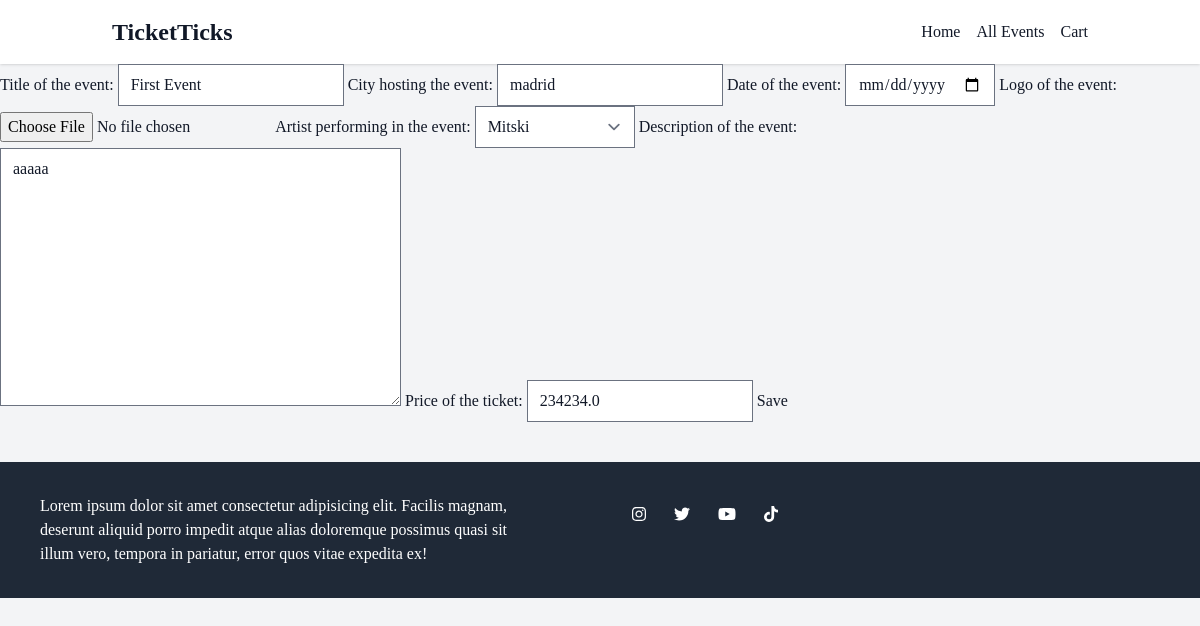
Screenshot of /detail/first-evetn/update/ with the database file from the repository.
### events/models.py (models this page shows, shortened)
class Event(models.Model):
    title = models.CharField(max_length=150)
    city = models.CharField(max_length=150)
    date = models.DateField()
    logo = models.ImageField(upload_to='logos',blank=True,null=True)
    artist = models.ForeignKey(Artist, on_delete=models.CASCADE,null=True)
    slug = models.SlugField(unique=True,blank=True)
    description = models.TextField(max_length=250)
    ticket_price = models.FloatField()

### events/views.py (the view)
# urls.py: path('detail/<slug:slug>/update/',views.EventUpdateView.as_view(),name='update-event'),
class EventUpdateView(UpdateView):
    model = Event
    form_class = EventForm
    template_name = 'events/update_event.html'
    success_url = reverse_lazy('home')

### events/forms.py
class EventForm(forms.ModelForm):
    class Meta:
        model = Event
        fields = '__all__'
        exclude = ['slug']
        labels = {
            'title':'Title of the event',
            'city':'City hosting the event',
            'date':'Date of the event',
            'ticket_price':'Price of the ticket',
            'artist':'Artist performing in the event',
            'description':'Description of the event',
            'logo':'Logo of the event'
        }
        widgets = {
            'date': forms.DateInput(format='%d/%m/%Y', attrs={'type': 'date'}),
        }

### events/models.py (called while the page is built)
    def __str__(self):
        return self.name

### theme/templates/events/update_event.html
{%extends 'events/base.html'%} {%block content%}
<form action="" method="post">
	{%csrf_token%} {% for field in form %} {{field.label_tag}} {{field}}
	{%endfor%}
	<button type="submit">Save</button>
</form>
{% endblock content %}

### rows the page displays
Event: form "First Event" "madrid" "Mitski" "aaaaa" "234234.0"

### other values shown
{{ field.label_tag }} "Title of the event:" "City hosting the event:" "Date of the event:" "Logo of the event:" "Artist performing in the event:" "Description of the event:" "Price of the ticket:"
